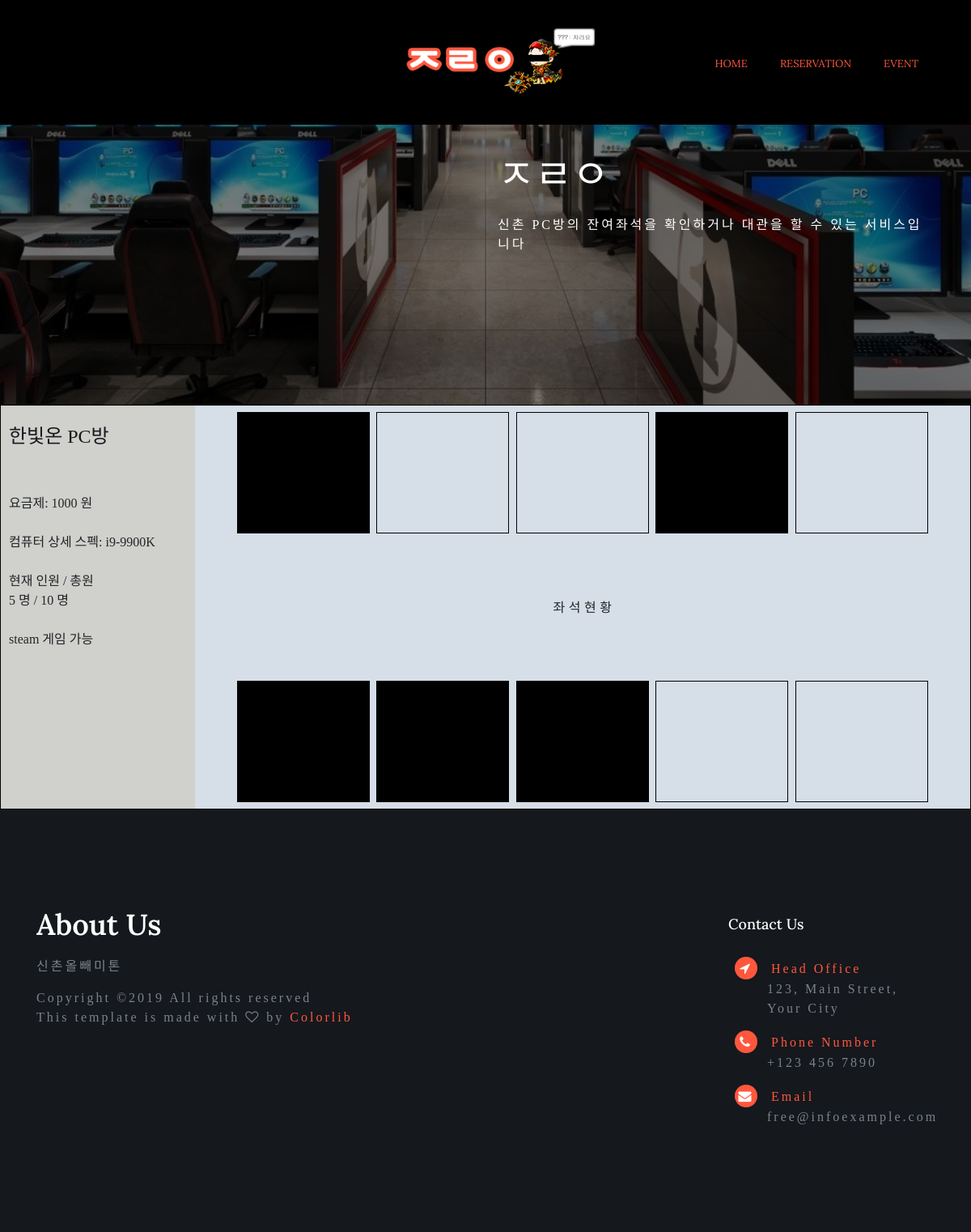
/detail/1, run on the app's committed database.
### jryapp/models.py (models this page shows)
class PCRoom(models.Model):
    name = models.CharField(max_length=50)
    cost = models.IntegerField()
    spec = models.TextField()
    maxPeopleNumber = models.IntegerField()
    peopleNumber = models.IntegerField()
    misc = models.CharField(max_length=50)

class Seat(models.Model):
    user = models.ForeignKey(User, on_delete=models.CASCADE)
    pcroom = models.ForeignKey(PCRoom, on_delete=models.CASCADE)
    accupied = models.BooleanField(default=False)

### jryapp/views.py (the view)
# urls.py: path('detail/<int:pk>', views.detail, name='detail'),
def detail(request, pk):
    pcroom = PCRoom.objects.get(pk=pk)
    seats = Seat.objects.all()
    return render(request, 'detail.html', {'pcroom':pcroom, 'seatsUp':seats[0:5], 'seatsDown':seats[5:10]})

### templates/detail.html (shortened to what this page needs)
{% extends 'base.html' %}
{% block contents %}
	<section class="banner-area relative">
		<div class="overlay overlay-bg"></div>
		<div class="container">
			<div class="row justify-content-lg-end align-items-center banner-content">
				<div class="col-lg-6">
					<h1 class="text-white">ㅈㄹㅇ</h1>
					<p>신촌 PC방의 잔여좌석을 확인하거나 대관을 할 수 있는 서비스입니다</p>
				</div>
			</div>
		</div>
	</section>
	<div class="detail-view">
		<div class="detail-view-wrapper">
			<div class="left">
				<div style="margin-left: 10px">
				<br>
				<h4>{{pcroom.name}}</h4>
				<br>
				<br>
				요금제: {{pcroom.cost}} 원
				<br>
				<br>
				컴퓨터 상세 스펙: {{pcroom.spec}}
				<br>
				<br>
				현재 인원 / 총원
				<br>
				{{pcroom.peopleNumber}} 명  /  {{pcroom.maxPeopleNumber}} 명
				<br>
				<br>
				{{pcroom.misc}}
				</div>
			</div>
			<div class="right">
				<div class="row">
					{% for seat in seatsUp%}
						{% if  seat.accupied == True %}
						<div class="seat" style="background-color:black">
						</div>
						{% else %}
						<div class="seat unoccupied">
						</div>
						{% endif %}
					{% endfor %}
				</div>
				<div class="row">
					좌 석 현 황
				</div>
				<div class="row">
					{% for seat in seatsDown%}
						{% if  seat.accupied == True %}
						<div class="seat" style="background-color:black">
						</div>
						{% else %}
						<div class="seat unoccupied">
						</div>
						{% endif %}
					{% endfor %}
				</div>
			</div>
		</div>
    </div>
{% endblock %}

### templates/base.html (shortened to what this page needs)
{% load static %}
<!DOCTYPE html>
<html lang="zxx" class="no-js">
<head>
	<link rel="stylesheet" href="{% static 'css/font-awesome.min.css' %}">
	<link rel="stylesheet" href="{% static 'css/themify-icons.css' %}">
	<link rel="stylesheet" href="{% static 'css/bootstrap.css' %}">
	<link rel="stylesheet" href="{% static 'css/owl.carousel.css' %}">
	<link rel="stylesheet" href="{% static 'css/magnific-popup.css' %}">
	<link rel="stylesheet" href="{% static 'css/nice-select.css' %}">
	<link rel="stylesheet" href="{% static 'css/main.css' %}">
	<link rel="stylesheet" href="{% static 'css/calendar.css' %}">
	<link rel="stylesheet" href="{% static 'css/event.css' %}">
	<link rel="stylesheet" href="https://stackpath.bootstrapcdn.com/bootstrap/4.3.1/css/bootstrap.min.css">
</head>
<body>
	<header class="default-header">
		<nav class="navbar navbar-expand-lg navbar-light">
			<div class="container">
				<a class="navbar-brand" href="/">
					<img src="{% static 'img/logo.png' %}" alt="" style="height:100px; width:300px; margin-left:400px">
				</a>
				<div class="collapse navbar-collapse justify-content-end align-items-center" id="navbarSupportedContent">
					<ul class="navbar-nav">
						<li><a class="active" href="{% url 'index' %}">Home</a></li>
						<li><a class="active" href="{% url 'reservation' %}">Reservation</a></li>
						<li><a class="active" href="{% url 'event' %}">Event</a></li>
					</ul>
				</div>
			</div>
		</nav>
	</header>
    {% block contents %}
    {% endblock %}
	<footer class="footer">
		<div class="footer-area">
			<div class="container">
				<div class="row section_gap">
					<div class="col-lg-5 col-md-6 col-sm-6">
						<div class="single-footer-widget tp_widgets">
							<h4 class="footer_title large_title">About Us</h4>
							<p>
								신촌올빼미톤
							</p>
							<p>
Copyright &copy;<script>document.write(new Date().getFullYear());</script> All rights reserved<br>This template is made with <i class="fa fa-heart-o" aria-hidden="true"></i> by <a href="https://colorlib.com" target="_blank">Colorlib</a>
							</p>
						</div>
					</div>
					<div class="offset-lg-1 col-lg-2 col-md-6 col-sm-6">
					</div>
					<div class="offset-lg-1 col-lg-3 col-md-6 col-sm-6">
						<div class="single-footer-widget tp_widgets">
							<h4 class="footer_title">Contact Us</h4>
							<div class="ml-5">
								<p class="sm-head">
									<span class="fa fa-location-arrow"></span>
									Head Office
								</p>
								<p>123, Main Street, Your City</p>
								<p class="sm-head">
									<span class="fa fa-phone"></span>
									Phone Number
								</p>
								<p>
									+123 456 7890
								</p>
								<p class="sm-head">
									<span class="fa fa-envelope"></span>
									Email
								</p>
								<p>
									free@infoexample.com
								</p>
							</div>
						</div>
					</div>
				</div>
			</div>
		</div>
	</footer>
</body>
</html>

### static/css/main.css (style rules this page uses)
body { color:#666;font-family:"Roboto",sans-serif;font-size:14px;font-weight:300;line-height:25px;position:relative }
ol,ul { margin:0;padding:0;list-style:none }
a { -webkit-transition:all 0.3s ease 0s;-moz-transition:all 0.3s ease 0s;-o-transition:all 0.3s ease 0s;transition:all 0.3s ease 0s }
a,a:focus,a:hover { text-decoration:none;outline:0 }
h1,h2,h3,h4,h5,h6 { font-family:"Lora",serif;color:#15181d;line-height:1.1em;margin-bottom:0;margin-top:0;font-weight:700 }
h1,.h1 { font-size:36px }
h4,.h4 { font-size:20px }
.relative { position:relative }
.overlay,.about_right .video-inner::before { position:absolute;top:0px;left:0px;bottom:0px;right:0px }
.default-header { position:absolute;top:0;left:0;width:100%;z-index:9;background:transparent }
.default-header .navbar { padding:22px 16px }
.navbar-nav a { text-transform:uppercase;font-size:13px;font-weight:400;font-family:"Lora",serif;color:#fff;padding:32px 20px }
.navbar-nav a:hover,.navbar-nav a.active { color:#ff573d }
.banner-area { background:url(../img/common-banner.jpg) no-repeat;background-size:cover }
.banner-area .banner-content { min-height:500px }
.banner-area .overlay-bg { background:rgba(0,0,0,0.5) }
.banner-area h1 { font-size:50px;margin-bottom:20px }
.banner-area p { margin-bottom:0px;color:#fff }
h1 { font-size:36px }
h4 { font-size:18px }
h1,h2,h3,h4,h5,h6 { line-height:1.1em }
.footer-area { background:#15181d;padding:130px 0px }
.single-footer-widget p { margin-bottom:15px }
.single-footer-widget p:last-child { margin-bottom:0 }
.single-footer-widget p a { color:#ff573d }
.single-footer-widget .sm-head { color:#ff573d;margin-bottom:0px }
.single-footer-widget .sm-head span { position:relative;margin-left:-40px;margin-right:10px;display:inline-block;width:28px;height:28px;line-height:28px;text-align:center;background:#ff573d;color:#ffffff;border-radius:20px }
.tp_widgets p { color:#7b838a }
.footer_title { font-size:18px;line-height:24px;font-weight:500;font-family:"Lora",serif;text-transform:capitalize;color:#fff;margin-bottom:28px }
.footer_title.large_title { font-size:36px;font-weight:600 }
.detail-view { width: 100%; height: 500px; border: 1px solid #000; display: flex; justify-content: center; align-items: center; }
.detail-view-wrapper { width: 1200px; height: 100%; }
.detail-view-wrapper .left { width: 20%; height: 100%; float: left; box-sizing: border-box; background: rgba(206, 206, 202, 0.952); }
.detail-view-wrapper .right { width: 80%; height: 100%; float: right; box-sizing: border-box; background: rgb(214, 222, 231); display: flex; flex-flow: column; justify-content: space-around; align-items: center; }
.detail-view-wrapper .right .row { width: 90%; height: 30%; display: flex; justify-content: space-around; align-items: center; }
.detail-view-wrapper .right .row .seat { border: 1px solid black; width: 19%; height: 100%; }

### templates/detail.html (style rules this page uses)
.text-white { font-family: 'yg-jalnan'; }
.detail-view-wrapper .left { font-family: 'DOSMyungjo'; }
h4 { font-family: 'Hanna'; }
p { font-family: 'Hanna'; letter-spacing: 3px; }

### data on the page
PCRoom: name "한빛온 PC방", cost "1000", spec "i9-9900K", peopleNumber "5", maxPeopleNumber "10", misc "steam 게임 가능"
Seat: accupied True (drawn)
Seat: accupied False (drawn)
Seat: accupied False (drawn)
Seat: accupied True (drawn)
Seat: accupied False (drawn)
Seat: accupied True (drawn)
Seat: accupied True (drawn)
Seat: accupied True (drawn)
Seat: accupied False (drawn)
Seat: accupied False (drawn)
